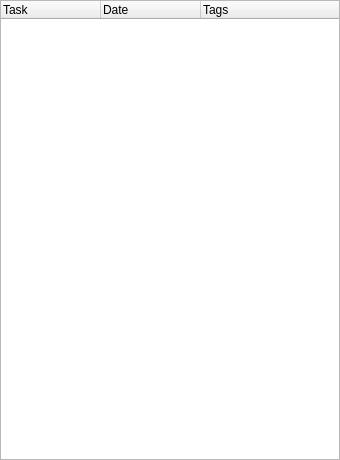
<ui version="4.0" >
 <class>MainWindow</class>
 <widget class="QMainWindow" name="MainWindow" >
  <property name="geometry" >
   <rect>
    <x>0</x>
    <y>0</y>
    <width>340</width>
    <height>460</height>
   </rect>
  </property>
  <property name="windowTitle" >
   <string>Todo</string>
  </property>
  <property name="windowIcon" >
   <iconset resource="icons.qrc" >
    <normaloff>:/todo.svg</normaloff>:/todo.svg</iconset>
  </property>
  <widget class="QWidget" name="centralwidget" >
   <layout class="QHBoxLayout" name="horizontalLayout" >
    <property name="margin" >
     <number>0</number>
    </property>
    <item>
     <widget class="QTreeWidget" name="list" >
      <property name="rootIsDecorated" >
       <bool>false</bool>
      </property>
      <column>
       <property name="text" >
        <string>Task</string>
       </property>
      </column>
      <column>
       <property name="text" >
        <string>Date</string>
       </property>
      </column>
      <column>
       <property name="text" >
        <string>Tags</string>
       </property>
      </column>
     </widget>
    </item>
   </layout>
  </widget>
  <widget class="QMenuBar" name="menubar" >
   <property name="geometry" >
    <rect>
     <x>0</x>
     <y>0</y>
     <width>340</width>
     <height>27</height>
    </rect>
   </property>
  </widget>
 </widget>
 <resources>
  <include location="icons.qrc" />
 </resources>
 <connections/>
</ui>
